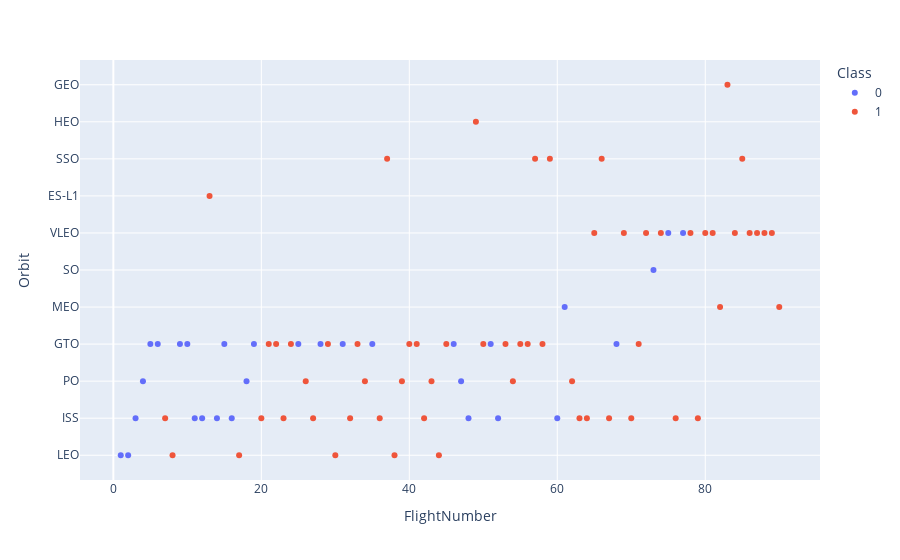

Notebook source saved alongside this figure:
### Markdown cell above
For each orbit, we want to see if there is any relationship between FlightNumber and Orbit type.

### Code cell
# Plot a scatter point chart with x axis to be FlightNumber and y axis to be the Orbit, and hue to be the class value
df = df.astype({"Class" : "string"})
fig4 = px.scatter(df , x = "FlightNumber" , y= "Orbit" , color = "Class")
fig4

### Figure 1 — Plotly figure (JSON) as saved in the notebook; plotly's stock layout.template omitted (floating-point values rounded to 4 significant figures)
{"data": [{"hovertemplate": "Class=0<br>FlightNumber=%{x}<br>Orbit=%{y}<extra></extra>", "legendgroup": "0", "marker": {"color": "#636efa", "symbol": "circle"}, "mode": "markers", "name": "0", "orientation": "h", "showlegend": true, "type": "scatter", "x": [1, 2, 3, 4, 5, 6, 9, 10, 11, 12, 14, 15, 16, 18, 19, 25, 28, 31, 35, 46, 47, 48, 51, 52, 60, 61, 68, 73, 75, 77], "xaxis": "x", "y": ["LEO", "LEO", "ISS", "PO", "GTO", "GTO", "GTO", "GTO", "ISS", "ISS", "ISS", "GTO", "ISS", "PO", "GTO", "GTO", "GTO", "GTO", "GTO", "GTO", "PO", "ISS", "GTO", "ISS", "ISS", "MEO", "GTO", "SO", "VLEO", "VLEO"], "yaxis": "y"}, {"hovertemplate": "Class=1<br>FlightNumber=%{x}<br>Orbit=%{y}<extra></extra>", "legendgroup": "1", "marker": {"color": "#EF553B", "symbol": "circle"}, "mode": "markers", "name": "1", "orientation": "h", "showlegend": true, "type": "scatter", "x": [7, 8, 13, 17, 20, 21, 22, 23, 24, 26, 27, 29, 30, 32, 33, 34, 36, 37, 38, 39, 40, 41, 42, 43, 44, 45, 49, 50, 53, 54, 55, 56, 57, 58, 59, 62, 63, 64, 65, 66, 67, 69, 70, 71, 72, 74, 76, 78, 79, 80, 81, 82, 83, 84, 85, 86, 87, 88, 89, 90], "xaxis": "x", "y": ["ISS", "LEO", "ES-L1", "LEO", "ISS", "GTO", "GTO", "ISS", "GTO", "PO", "ISS", "GTO", "LEO", "ISS", "GTO", "PO", "ISS", "SSO", "LEO", "PO", "GTO", "GTO", "ISS", "PO", "LEO", "GTO", "HEO", "GTO", "GTO", "PO", "GTO", "GTO", "SSO", "GTO", "SSO", "PO", "ISS", "ISS", "VLEO", "SSO", "ISS", "VLEO", "ISS", "GTO", "VLEO", "VLEO", "ISS", "VLEO", "ISS", "VLEO", "VLEO", "MEO", "GEO", "VLEO", "SSO", "VLEO", "VLEO", "VLEO", "VLEO", "MEO"], "yaxis": "y"}], "layout": {"autosize": true, "legend": {"title": {"text": "Class"}, "tracegroupgap": 0}, "margin": {"t": 60}, "xaxis": {"anchor": "y", "autorange": true, "domain": [0, 1], "range": [-4.263, 95.26], "title": {"text": "FlightNumber"}, "type": "linear"}, "yaxis": {"anchor": "x", "autorange": true, "domain": [0, 1], "range": [-0.7743, 10.77], "title": {"text": "Orbit"}, "type": "category"}}}
